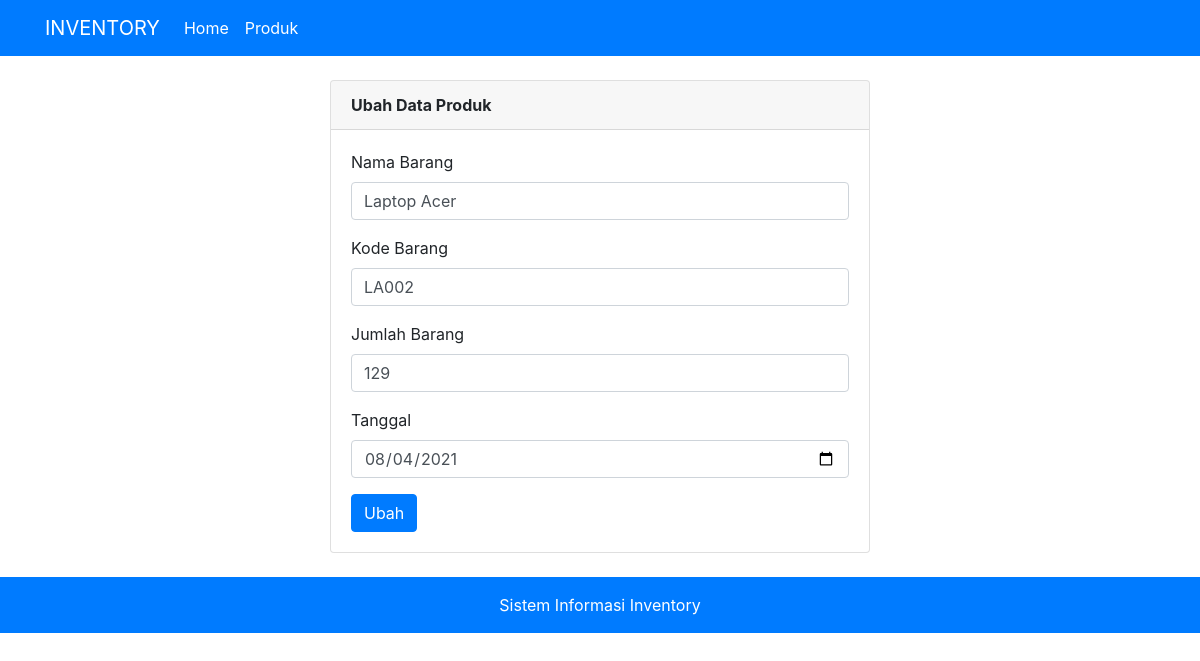
Screenshot of /update/2 with the database file from the repository.
### tables this page shows
CREATE TABLE `t_produk` (
  `id` int(10) NOT NULL,
  `nama_barang` varchar(100) NOT NULL,
  `kode_barang` varchar(50) NOT NULL,
  `jumlah_barang` int(10) NOT NULL,
  `tanggal` date NOT NULL
);

### application/controllers/InventoryController.php (called while the page is built, shortened)
<?php
class InventoryController extends CI_Controller
{
	public function __construct()
	{
		$this->load->model('Inventory');
		$this->load->library('form_validation');
	}
	public function update($id)
	{
		$data['judul'] = 'Form Ubah Data Produk';
		$data['data'] = $this->Inventory->getById($id);
		$this->form_validation->set_rules('nama_barang', 'Nama Barang', 'required');
		$this->form_validation->set_rules('kode_barang', 'Kode Barang', 'required');
		$this->form_validation->set_rules('jumlah_barang', 'Jumlah Barang', 'required');
		$this->form_validation->set_rules('tanggal', 'Tanggal', 'required');
		if ($this->form_validation->run() == FALSE) {
			$this->load->view('template/header', $data);
			$this->load->view('section/update', $data);
			$this->load->view('template/footer');
		} else {
			$this->Inventory->update($id);
			redirect('view');
		}
	}
}

### index.php (called while the page is built, shortened)
<?php
require_once BASEPATH.'core/CodeIgniter.php';

### application/models/Inventory.php (called while the page is built, shortened)
<?php
class Inventory extends CI_model
{
	public function getById($id)
	{
		return $this->db->get_where('t_produk', ['id' => $id])->row_array();
	}
}

### application/views/section/update.php (the view, shortened to what this page needs)
<div class="container">
	<div class="row">
		<div class="col-md-3"></div>
		<div class="col-md-6">
			<div class="card my-4">
				<div class="card-header"> <b>Ubah Data Produk</b> </div>
				<div class="card-body">
					<form class="" action="" method="post">
						<div class="form-group">
							<label for="namaBarang">Nama Barang</label>
							<input type="text" class="form-control" id="namaBarang" placeholder="Masukkan Nama Barang" name="nama_barang" value="<?= $data['nama_barang'] ?>">
						</div>
						<div class="form-group">
							<label for="kodeBarang">Kode Barang</label>
							<input type="text" class="form-control" id="kodeBarang" placeholder="Masukkan Kode Barang" name="kode_barang" value="<?= $data['kode_barang'] ?>">
						</div>
						<div class="form-group">
							<label for="jumlahBarang">Jumlah Barang</label>
							<input type="number" class="form-control" id="jumlahBarang" placeholder="Masukkan Jumlah Barang" name="jumlah_barang" value="<?= $data['jumlah_barang'] ?>">
						</div>
						<div class="form-group">
							<label for="tanggal">Tanggal</label>
							<input type="date" class="form-control" id="tanggal" placeholder="Masukkan Tanggal" name="tanggal" value="<?= $data['tanggal'] ?>">
						</div>
						<button type="submit" name="add" class="btn btn-primary"> Ubah</button>
					</form>
				</div>
			</div>
		</div>
	</div>
</div>

### rows the page displays
t_produk: nama_barang "Laptop Acer", kode_barang "LA002", jumlah_barang "129", tanggal "08/04/2021"
